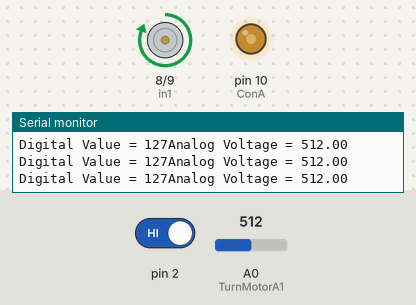
This sketch was run on a simulated Arduino Uno, built with avr-gcc and run on an emulated ATmega328P. Shown: motor-driver pin pairs drawn as motors (green arrow = first pin HIGH = forward, orange = second pin HIGH = backward, longer = more drive), output pins drawn as LEDs (lit = HIGH), the last lines printed to the serial monitor. Inputs (shaded band) come from the test bench; at power-on: A0 (TurnMotorA1) = 512, pin 2 HIGH.

Above: at 1.2 s.
1.3 s: A0 (TurnMotorA1) set to 409
At 2.5 s:
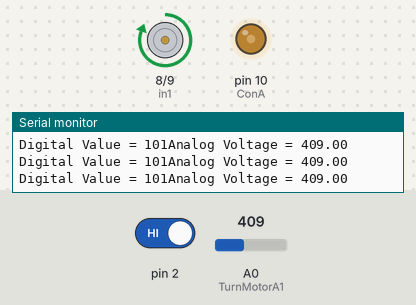
2.8 s: A0 (TurnMotorA1) set to 390
At 4.0 s:
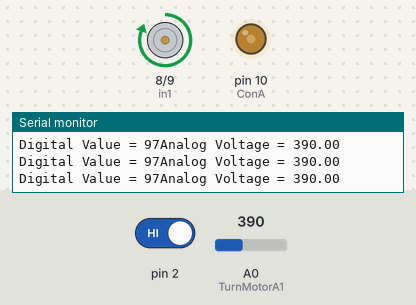
5.8 s: pin 2 driven LOW
At 6.1 s:
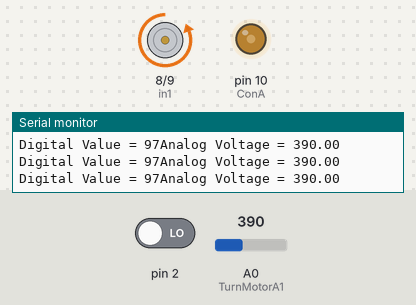
7.3 s: A0 (TurnMotorA1) set to 716
At 8.0 s:
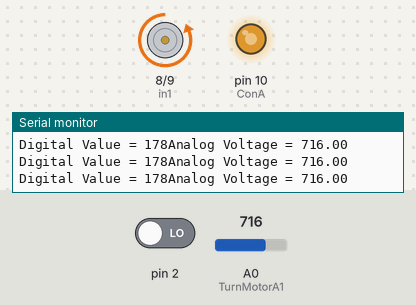
8.8 s: pin 2 driven HIGH
At 9.5 s:
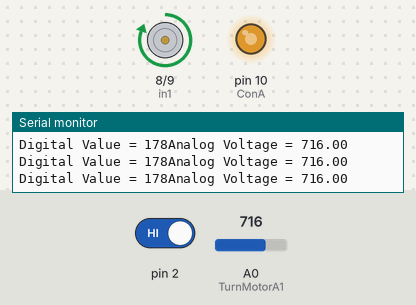
10.3 s: A0 (TurnMotorA1) set to 987
At 10.6 s:
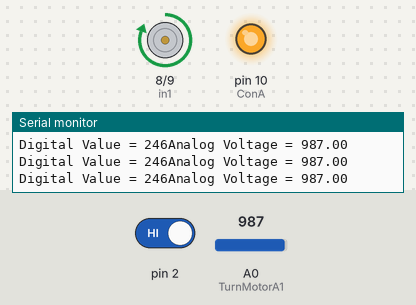
11.8 s: A0 (TurnMotorA1) set to 1006
Timing chart, 0 to 14.8 s (numbered marks = the images above; inputs shaded):
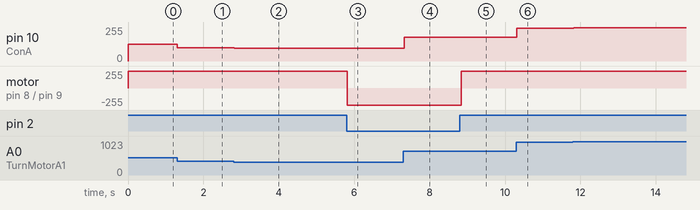

The sketch:

lab-09.ino
```cpp
int in1 = 8; //Declaring where our module is wired
int in2 = 9;
int ConA = 10;// Don't forget this is a PWM DI/DO
int speed1;

void setup() {
Serial.begin(9600);
pinMode(2, INPUT);
pinMode(8, OUTPUT);
pinMode(9, OUTPUT);
pinMode(10, OUTPUT);
}

void TurnMotorA1(){ //A function to control the direction and speed in one direction

digitalWrite(in1, LOW); //Switch between these HIGH and LOW states to change direction
digitalWrite(in2, HIGH);
float analogvalue = analogRead(A0); // declaring and reading an analog voltage value from the pin
int PWMvalue = map(analogvalue, 0, 1023, 0, 255); // mapping the analog readings to change
// range from 0-1023 to 0-255 to divide the value by 4 to get a PWM value
analogWrite(ConA, PWMvalue);// To activate the DC motor
}

void TurnMotorA2(){ //A function to control the direction and speed in another direction

digitalWrite(in1, HIGH); //Switch between these HIGH and LOW states to change direction
digitalWrite(in2, LOW);
float analogvalue = analogRead(A0); // declaring and reading an analog voltage value from the pin
int PWMvalue = map(analogvalue, 0, 1023, 0, 255); // mapping the analog readings to change
// range from 0-1023 to 0-255 to divide the value by 4 to get a PWM value
analogWrite(ConA, PWMvalue);// To activate the DC motor
}


void loop() {
float analogvalue = analogRead(A0); // declaring and reading an analog voltage value from the pin
int PWMvalue = map(analogvalue, 0, 1023, 0, 255); // mapping the analog readings to change
// range from 0-1023 to 0-255 to divide the value by 4 to get a PWM value

Serial.print("Digital Value = ");
Serial.print(PWMvalue);        //print digital value on serial monitor
//convert digital value to analog voltage
float analogVoltage = (PWMvalue *5.00)/255.00;
Serial.print("Analog Voltage = ");
Serial.println(analogvalue);

if (digitalRead(2) == LOW){

TurnMotorA1();   // function that keeps looping to run the motor continuously
//you can add another one with a different direction or stop
}

else if (digitalRead(2) == HIGH){
TurnMotorA2();
}

}
```

Measured:
- after the input at 1.3 s, pin 10 (ConA): 127/255 → 101/255 at once
- after the input at 2.8 s, pin 10 (ConA): 101/255 → 97/255 at once
- after the input at 5.8 s, motor on pin 8 (in1) / pin 9 (in2): forward 255/255 → backward 255/255 at once
- after the input at 7.3 s, pin 10 (ConA): 97/255 → 178/255 at once
- after the input at 8.8 s, motor on pin 8 (in1) / pin 9 (in2): backward 255/255 → forward 255/255 at once
- after the input at 10.3 s, pin 10 (ConA): 178/255 → 246/255 at once
- after the input at 11.8 s, pin 10 (ConA): 246/255 → 250/255 at once
